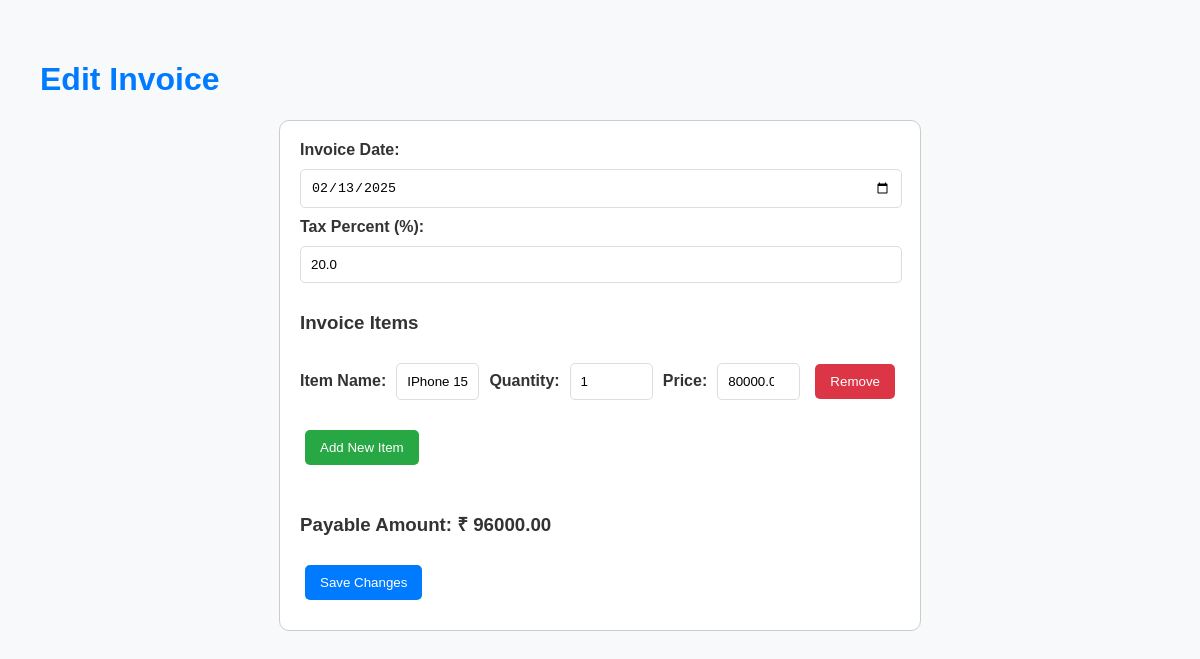
The app's page /invoices/2/edit with its own data.
### models.py (models this page shows)
class Invoice(Model):
    invoice_id = AutoField()
    customer = ForeignKeyField(Customer, backref='invoices', on_delete='CASCADE')
    date = DateField()
    total_amount = FloatField()
    tax_percent = FloatField()
    payable_amount = FloatField()
    gov_arn = CharField(50, null=True)
    class Meta:
        database = db

class InvoiceItem(Model):
    item_name = CharField(200, unique=True)
    qty = IntegerField()
    rate = FloatField()
    amount = FloatField()
    invoice = ForeignKeyField(Invoice, backref="items", lazy_load=False)
    class Meta:
        database = db

### app.py (the view, shortened to what this page needs)
@app.route('/invoices/<int:invoice_id>/edit', methods=['GET', 'POST'])
def edit_invoice(invoice_id):
    invoice = Invoice.get_by_id(invoice_id)
    invoice_items = InvoiceItem.select().where(InvoiceItem.invoice == invoice)
    return render_template('edit-invoice.html', invoice=invoice, invoice_items=invoice_items)

### templates/edit-invoice.html (shortened to what this page needs)
<!DOCTYPE html>
<html lang="en">
<head>
</head>
<body>
    <h1>Edit Invoice</h1>
    <form action="{{ url_for('edit_invoice', invoice_id=invoice.invoice_id) }}" method="post">
        <label for="date">Invoice Date:</label>
        <input type="date" name="date" id="date" value="{{ invoice.date }}" required><br>
        <label for="tax_percent">Tax Percent (%):</label>
        <input type="number" name="tax_percent" id="tax_percent" value="{{ invoice.tax_percent }}" required><br>
        <h3>Invoice Items</h3>
        <div id="items">
            {% for item in invoice_items %}
            <div class="item">
                <label>Item Name:</label>
                <input type="text" name="item_name" value="{{ item.item_name }}" required>
                <label>Quantity:</label>
                <input type="number" class="qty" name="qty" value="{{ item.qty }}" required>
                <label>Price:</label>
                <input type="number" step="0.01" class="price" name="price" value="{{ item.rate }}" required>
                <button type="button" class="remove-item" data-id="{{ item.id }}">Remove</button>
            </div>
            {% endfor %}
        </div>
        <button type="button" id="add-item">Add New Item</button><br><br>
        <h3>Payable Amount: ₹ <span id="payable-amount">0.00</span></h3>
        <button type="submit" class="save-btn">Save Changes</button>
    </form>
</body>
</html>

### templates/edit-invoice.html (style rules this page uses)
body { font-family: Arial, sans-serif; margin: 20px; padding: 20px; background-color: #f8f9fa; color: #333; }
h1 { color: #007bff; }
label { font-weight: bold; }
form { max-width: 600px; margin: auto; padding: 20px; border: 1px solid #ccc; border-radius: 10px; background-color: #ffffff; }
input[type="text"], input[type="date"], input[type="number"] { width: calc(100% - 20px); padding: 10px; margin: 10px 0; border: 1px solid #ddd; border-radius: 5px; }
button { padding: 10px 15px; margin: 10px 5px; border: none; border-radius: 5px; cursor: pointer; }
#add-item { background-color: #28a745; color: #fff; }
.remove-item { background-color: #dc3545; color: #fff; }
.save-btn { background-color: #007bff; color: #fff; }
.item { display: flex; align-items: center; gap: 10px; margin-bottom: 10px; }
.item input { flex: 1; }
.item button { flex-shrink: 0; }

### records on screen
Invoice: date "02/13/2025", tax_percent "20.0"
InvoiceItem: item_name "IPhone 15", qty "1", price "80000.0"
